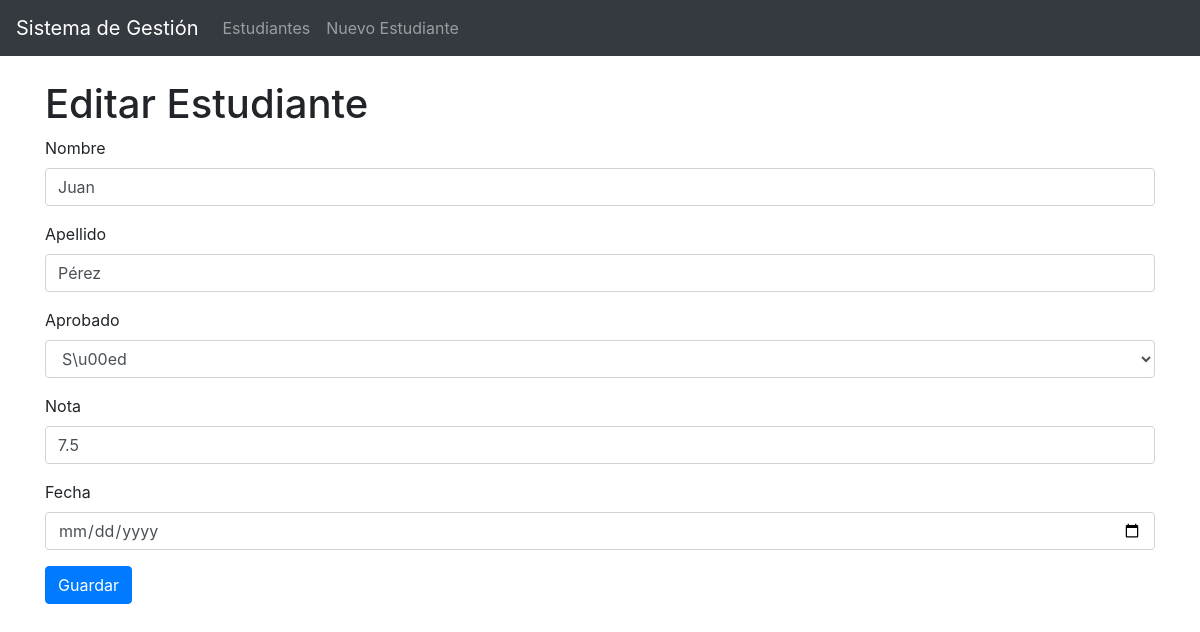
/alumnos/edit/1, run on the app's committed database.
### tables this page shows
CREATE TABLE alumnos (
    id INTEGER PRIMARY KEY AUTOINCREMENT,
    nombre TEXT NOT NULL,
    apellido TEXT NOT NULL,
    aprobado BOOLEAN NOT NULL,
    nota REAL NOT NULL,
    fecha TIMESTAMP NOT NULL
);

### app.py (the view, shortened to what this page needs)
@app.route('/alumnos/edit/<int:alumno_id>', methods=['GET', 'POST'])
def edit_alumno(alumno_id):
    conn = get_db_connection()
    alumno = conn.execute('SELECT * FROM alumnos WHERE id = ?', (alumno_id,)).fetchone()
    if alumno is None:
        conn.close()
        abort(404)
    conn.close()
    return render_template('alumno/edit.html', alumno=alumno)

### db.py (called while the page is built)
def get_db_connection():
    conn = sqlite3.connect('alumnos.db')
    conn.row_factory = sqlite3.Row
    return conn

### templates/alumno/edit.html (shortened to what this page needs)
{% extends 'base.html' %}
{% block content %}
    <h1>Editar Estudiante</h1>
    <form method="post">
        <div class="form-group">
            <label for="nombre">Nombre</label>
            <input type="text" class="form-control" id="nombre" name="nombre" value="{{ alumno['nombre'] }}" required>
        </div>
        <div class="form-group">
            <label for="apellido">Apellido</label>
            <input type="text" class="form-control" id="apellido" name="apellido" value="{{ alumno['apellido'] }}" required>
        </div>
        <div class="form-group">
            <label for="aprobado">Aprobado</label>
            <select class="form-control" id="aprobado" name="aprobado">
                <option value="true" {% if alumno['aprobado'] %}selected{% endif %}>S\u00ed</option>
            </select>
        </div>
        <div class="form-group">
            <label for="nota">Nota</label>
            <input type="number" step="0.1" class="form-control" id="nota" name="nota" value="{{ alumno['nota'] }}" required>
        </div>
        <div class="form-group">
            <label for="fecha">Fecha</label>
            <input type="date" class="form-control" id="fecha" name="fecha" value="{{ alumno['fecha'] }}" required>
        </div>
        <button type="submit" class="btn btn-primary">Guardar</button>
    </form>
{% endblock %}

### data on the page
alumnos: nombre "Juan", apellido "Pérez", aprobado "S\\u00ed", nota "7.5"
